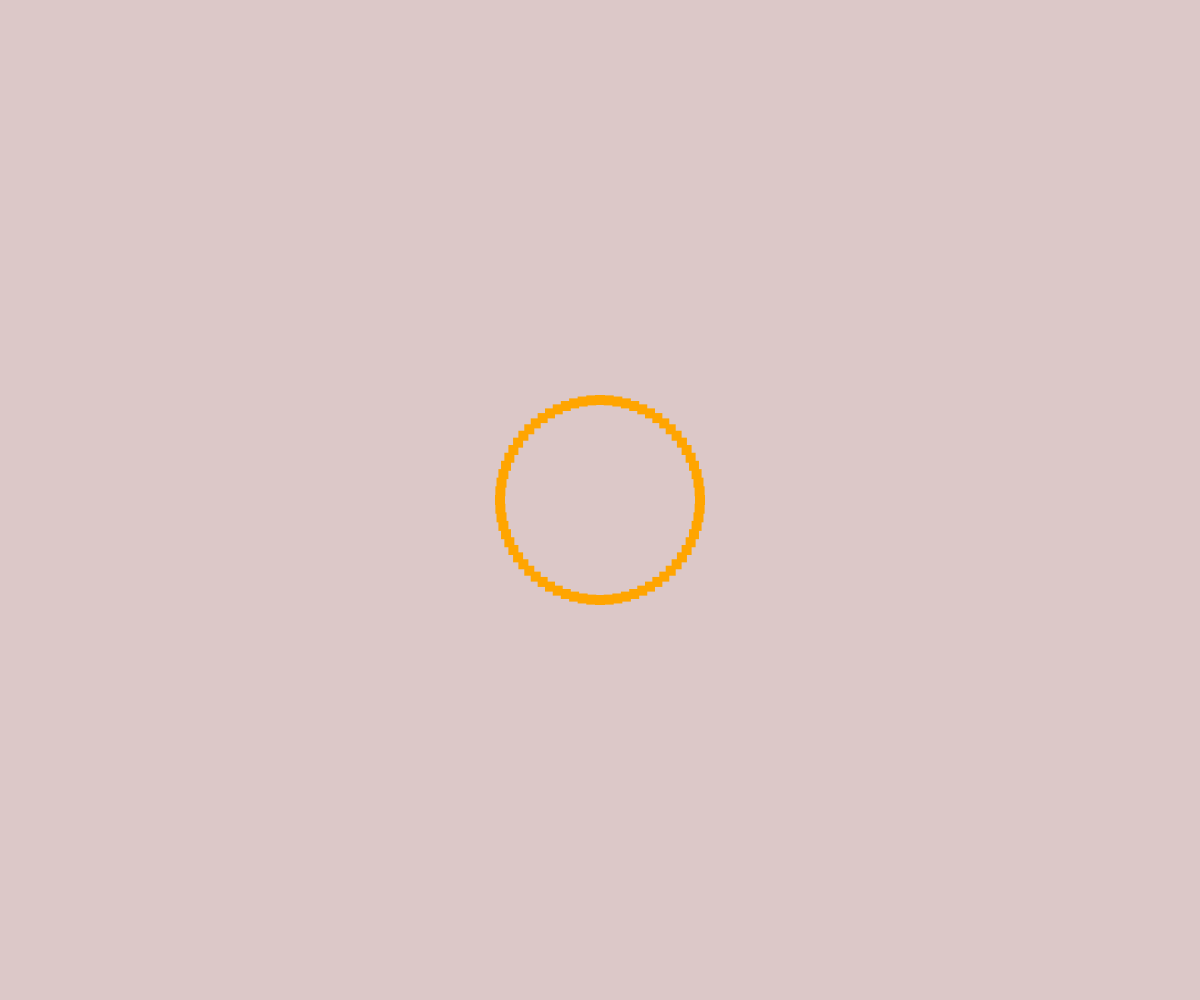
Frame 1 (no input)
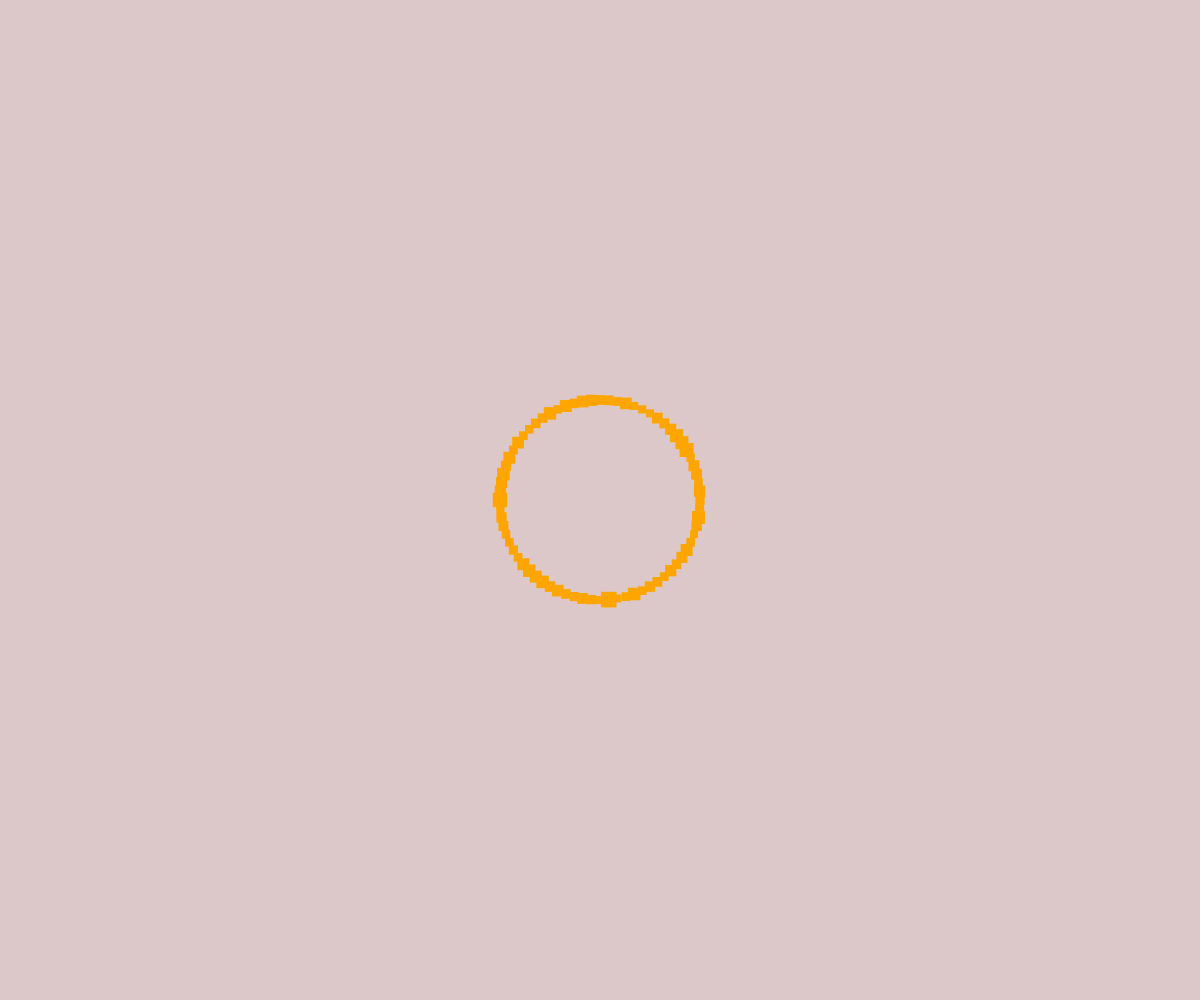
Frame 60 (no input)
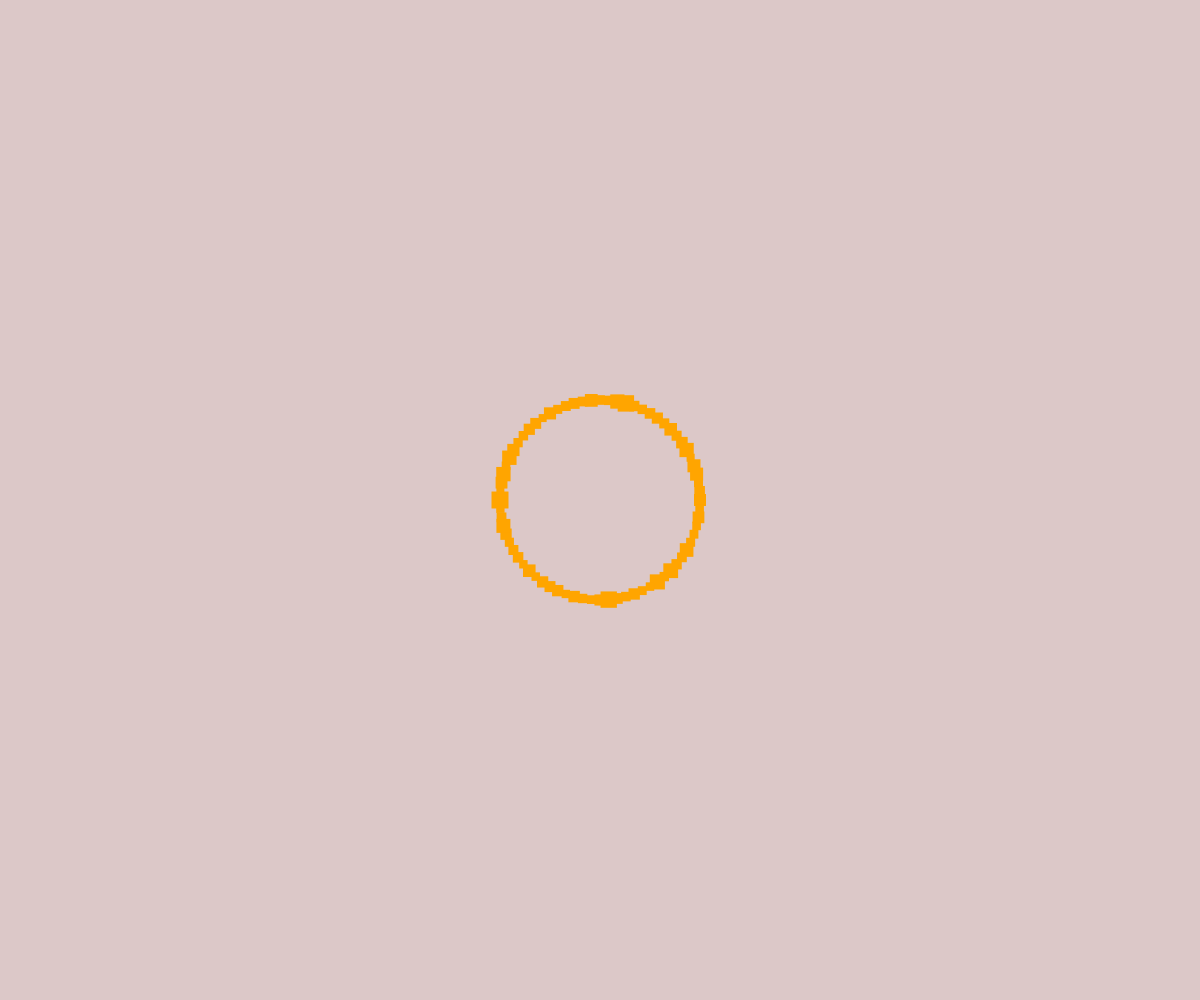
Frame 120 (the mouse pressed at the canvas centre since frame 60)

The p5.js sketch that drew these frames (run headless with seeded random() and noise() and a simulated clock; from frame 60 on, the mouse is pressed at the canvas centre):

// p5.js sketch
// ── sketch.js
let sunRadius = 100;
let blockSize = 10;
let blocks = [];

function setup() {
  createCanvas(windowWidth, windowHeight);
  angleMode(DEGREES);

  // Initialize the array of blocks
  for (let i = 0; i < 360; i += 5) {
    let x = width / 2 + cos(i) * sunRadius;
    let y = height / 2 + sin(i) * sunRadius;
    blocks.push(createBlock(x, y, i));
  }
}

function draw() {
  background(220, 200, 200);

  // Display and update each block
  for (let i = 0; i < blocks.length; i++) {
    blocks[i].display();
    blocks[i].toggle(i); // Pass the index to toggle function
    blocks[i].sizeChange();
  }
}

// Block object
function createBlock(x, y, angle) {
  return {
    x: x,
    y: y,
    size: blockSize,
    bright: 255,
    active: false,
    sizeChangeFactor: 0.5,
    angle: angle,

    display: function() {
      fill(255, 165, 0, this.bright);
      noStroke();
      rectMode(CENTER);
      rect(this.x, this.y, this.size, this.size);
    },

    toggle: function(index) {
      // Activate blocks based on their position in the circle
      let activationProbability = map(index, 0, blocks.length, 0.2, 0.8);
      if (random() < activationProbability) {
        this.active = true;
      }
      this.bright = this.active ? 255 : 0;
    },

    sizeChange: function() {
      // Gradually change the size of the block towards the center
      let distanceToCenter = dist(this.x, this.y, width / 2, height / 2);
      let maxSize = blockSize + (distanceToCenter / sunRadius) * blockSize;
      this.size += random(-this.sizeChangeFactor, this.sizeChangeFactor);
      this.size = constrain(this.size, blockSize - 2, maxSize);
    },
  };
}
